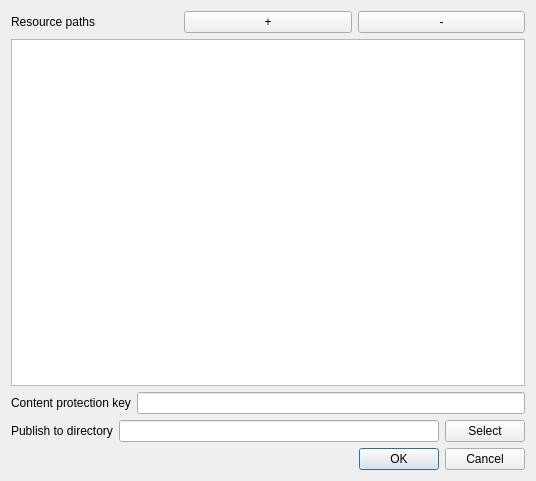
<?xml version="1.0" encoding="UTF-8"?>
<ui version="4.0">
 <class>ProjectSettingsDialog</class>
 <widget class="QDialog" name="ProjectSettingsDialog">
  <property name="geometry">
   <rect>
    <x>0</x>
    <y>0</y>
    <width>536</width>
    <height>481</height>
   </rect>
  </property>
  <property name="windowTitle">
   <string>Dialog</string>
  </property>
  <layout class="QGridLayout" name="gridLayout">
   <item row="0" column="0">
    <layout class="QVBoxLayout" name="verticalLayout">
     <item>
      <layout class="QHBoxLayout" name="horizontalLayout_3">
       <item>
        <widget class="QLabel" name="label_3">
         <property name="text">
          <string>Resource paths</string>
         </property>
        </widget>
       </item>
       <item>
        <widget class="QPushButton" name="addPathButton">
         <property name="enabled">
          <bool>true</bool>
         </property>
         <property name="minimumSize">
          <size>
           <width>0</width>
           <height>0</height>
          </size>
         </property>
         <property name="text">
          <string>+</string>
         </property>
        </widget>
       </item>
       <item>
        <widget class="QPushButton" name="removePathButton">
         <property name="text">
          <string>-</string>
         </property>
        </widget>
       </item>
      </layout>
     </item>
     <item>
      <widget class="QListView" name="resoucesPathList"/>
     </item>
     <item>
      <layout class="QHBoxLayout" name="horizontalLayout_2">
       <item>
        <widget class="QLabel" name="label">
         <property name="text">
          <string>Content protection key</string>
         </property>
         <property name="scaledContents">
          <bool>false</bool>
         </property>
         <property name="wordWrap">
          <bool>false</bool>
         </property>
        </widget>
       </item>
       <item>
        <widget class="QLineEdit" name="contentProtectionKeyInput">
         <property name="text">
          <string/>
         </property>
        </widget>
       </item>
      </layout>
     </item>
     <item>
      <layout class="QHBoxLayout" name="horizontalLayout">
       <item>
        <widget class="QLabel" name="label_2">
         <property name="text">
          <string>Publish to directory</string>
         </property>
        </widget>
       </item>
       <item>
        <widget class="QLineEdit" name="publishDirectoryInput">
         <property name="text">
          <string/>
         </property>
        </widget>
       </item>
       <item>
        <widget class="QPushButton" name="selectPublishDirectoryButton">
         <property name="text">
          <string>Select</string>
         </property>
        </widget>
       </item>
      </layout>
     </item>
     <item>
      <widget class="QDialogButtonBox" name="buttonBox">
       <property name="orientation">
        <enum>Qt::Horizontal</enum>
       </property>
       <property name="standardButtons">
        <set>QDialogButtonBox::Cancel|QDialogButtonBox::Ok</set>
       </property>
      </widget>
     </item>
    </layout>
   </item>
  </layout>
 </widget>
 <resources/>
 <connections>
  <connection>
   <sender>buttonBox</sender>
   <signal>accepted()</signal>
   <receiver>ProjectSettingsDialog</receiver>
   <slot>accept()</slot>
   <hints>
    <hint type="sourcelabel">
     <x>248</x>
     <y>254</y>
    </hint>
    <hint type="destinationlabel">
     <x>157</x>
     <y>274</y>
    </hint>
   </hints>
  </connection>
  <connection>
   <sender>buttonBox</sender>
   <signal>rejected()</signal>
   <receiver>ProjectSettingsDialog</receiver>
   <slot>reject()</slot>
   <hints>
    <hint type="sourcelabel">
     <x>316</x>
     <y>260</y>
    </hint>
    <hint type="destinationlabel">
     <x>286</x>
     <y>274</y>
    </hint>
   </hints>
  </connection>
 </connections>
</ui>
